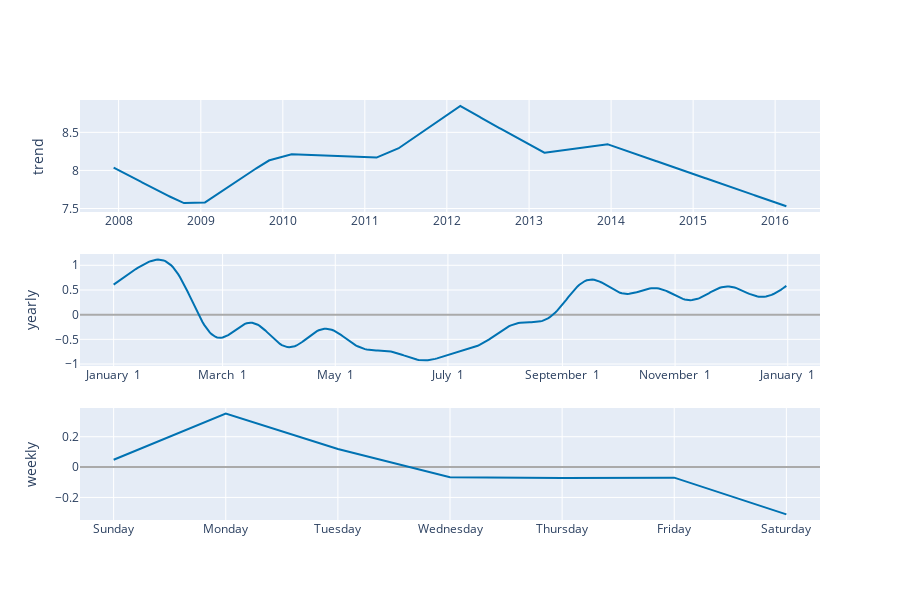

The cell this chart's notebook holds for it:
### Code cell
plot_components_plotly(m, forecast)

### Figure 1 — Plotly figure (JSON) as saved in the notebook; plotly's stock layout.template omitted (floating-point values rounded to 4 significant figures; data arrays with more than 128 entries replaced by an {"elided": "..."} marker saying what was removed)
{"data": [{"line": {"color": "#0072B2", "width": 2}, "mode": "lines", "name": "trend", "type": "scatter", "x": {"elided": "2936 str values"}, "xaxis": "x", "y": {"elided": "2936 float values"}, "yaxis": "y"}, {"line": {"color": "rgba(0, 114, 178, 0.2)", "width": 0}, "mode": "lines", "name": "trend_upper", "type": "scatter", "x": {"elided": "2936 str values"}, "xaxis": "x", "y": {"elided": "2936 float values"}, "yaxis": "y"}, {"fill": "tonexty", "fillcolor": "rgba(0, 114, 178, 0.2)", "line": {"color": "rgba(0, 114, 178, 0.2)", "width": 0}, "mode": "lines", "name": "trend_lower", "type": "scatter", "x": {"elided": "2936 str values"}, "xaxis": "x", "y": {"elided": "2936 float values"}, "yaxis": "y"}, {"line": {"color": "#0072B2", "width": 2}, "mode": "lines", "name": "yearly", "type": "scatter", "x": {"elided": "365 str values"}, "xaxis": "x2", "y": {"elided": "365 float values"}, "yaxis": "y2"}, {"line": {"color": "#0072B2", "width": 2}, "mode": "lines", "name": "weekly", "type": "scatter", "x": ["2017-01-01T00:00:00.000000000", "2017-01-02T00:00:00.000000000", "2017-01-03T00:00:00.000000000", "2017-01-04T00:00:00.000000000", "2017-01-05T00:00:00.000000000", "2017-01-06T00:00:00.000000000", "2017-01-07T00:00:00.000000000"], "xaxis": "x3", "y": [0.04828, 0.3523, 0.1196, -0.06666, -0.07226, -0.06957, -0.3117], "yaxis": "y3"}], "layout": {"height": 600, "showlegend": false, "width": 900, "xaxis": {"anchor": "y", "domain": [0, 1], "range": ["2007-07-13T07:12:00", "2016-07-18T16:48:00"], "type": "date"}, "xaxis2": {"anchor": "y2", "domain": [0, 1], "range": ["2016-12-13T18:54:02.958904115", "2018-01-18T11:04:57.863013581"], "tickformat": "%B %e", "type": "date"}, "xaxis3": {"anchor": "y3", "domain": [0, 1], "range": ["2016-12-31T16:48:00", "2017-01-07T07:12:00"], "tickformat": "%A", "type": "date"}, "yaxis": {"anchor": "x", "domain": [0.7333, 1], "rangemode": "normal", "title": {"text": "trend"}, "zerolinecolor": "#AAA"}, "yaxis2": {"anchor": "x2", "domain": [0.3667, 0.6333], "title": {"text": "yearly"}, "zerolinecolor": "#AAA"}, "yaxis3": {"anchor": "x3", "domain": [0, 0.2667], "title": {"text": "weekly"}, "zerolinecolor": "#AAA"}}}
